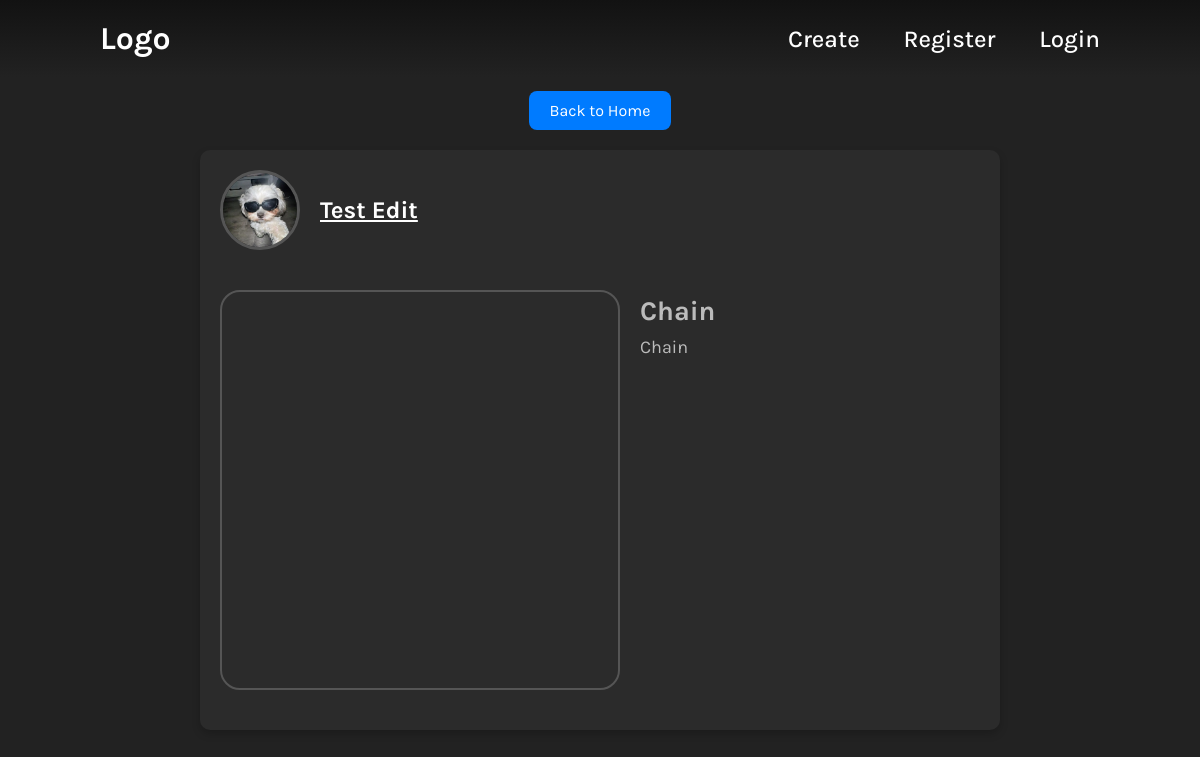
/post/1, run on the app's committed database.
### tables this page shows
CREATE TABLE "users" (
	"id"	INTEGER UNIQUE,
	"username"	TEXT NOT NULL UNIQUE,
	"email"	TEXT NOT NULL UNIQUE,
	"password"	TEXT NOT NULL,
	"image_file"	TEXT DEFAULT 'default_icon.png',
	PRIMARY KEY("id" AUTOINCREMENT)
);

CREATE TABLE "posts" (
	"id"	INTEGER,
	"title"	TEXT NOT NULL,
	"description"	TEXT NOT NULL,
	"particle_data"	TEXT NOT NULL,
	"user_id"	INTEGER NOT NULL,
	PRIMARY KEY("id" AUTOINCREMENT),
	FOREIGN KEY("user_id") REFERENCES "users"("id")
);

### main.py (the view)
@app.route("/post/<int:post_id>")
def view_post(post_id):
    conn = get_db_connection()
    try:
        query = '''
            SELECT
                posts.id,
                posts.title,
                posts.description,
                posts.particle_data,
                users.username,
                users.image_file as user_image,
                users.id as user_id
            FROM posts
            JOIN users ON posts.user_id = users.id
            WHERE posts.id = ?
        '''
        post = conn.execute(query, (post_id,)).fetchone()
        if not post:
            print("DEBUG: No post found with id:", post_id)
            return redirect(url_for('home'))
        print("DEBUG: Post retrieved:", dict(post))
        particle_data = post['particle_data'] or '{}'
        if isinstance(particle_data, bytes):
            particle_data = particle_data.decode('utf-8')
        try:
            data = json.loads(particle_data)
            particles = data.get('particles', [])
            bonds = data.get('bonds', [])
            settings = data.get('settings', {})
        except Exception as e:
            print("DEBUG: Error parsing particle_data:", e)
            particles, bonds, settings = [], [], {}
        return render_template('view_post.html',
                               post=dict(post),
                               particles=particles,
                               bonds=bonds,
                               settings=settings)
    except Exception as e:
        print("DEBUG: Error loading post:", e)
        return redirect(url_for('home'))
    finally:
        conn.close()

### main.py (called while the page is built)
def get_db_connection():
    conn = sqlite3.connect(DATABASE)
    conn.row_factory = sqlite3.Row
    return conn

### templates/view_post.html (shortened to what this page needs)
{% extends "layout.html" %}
{% block extra_head %}
<link rel="stylesheet" href="{{ url_for('static', filename='css/view_post.css') }}">
{% endblock %}
{% block content %}
<a href="{{ url_for('home') }}" class="back-button">Back to Home</a>
<div class="view-post-container">
    <div class="post-profile">
        <img src="{{ url_for('static', filename='profile_pics/' + post.user_image) }}"
             alt="{{ post.username }}"
             class="post-profile-image">
        <a href="{{ url_for('view_profile', user_id=post.user_id) }}" class="post-profile-username">
            {{ post.username }}
        </a>
    </div>
    <div class="post-content">
        <div class="simulation-container">
            <div id="particle-container"
                 data-particles='{{ particles|tojson|safe }}'
                 data-bonds='{{ bonds|tojson|safe }}'
                 data-settings='{{ settings|tojson|safe }}'
                 style="width: 380px; height: 380px;">
            </div>
        </div>
        <div class="post-description">
            <h2>{{ post.title }}</h2>
            <p>{{ post.description }}</p>
        </div>
    </div>
</div>
{% endblock %}

### static/css/layout.css (style rules this page uses)
* { font-family: "karla", sans-serif; margin: 0; padding: 0; box-sizing: border-box; }
body { min-height: 100vh; background-color: rgb(34, 34, 34); background-size: cover; background-position: center; display: flex; flex-direction: column; align-items: center; justify-content: center; }

### static/css/view_post.css (style rules this page uses)
* { font-family: "karla", sans-serif; margin: 0; padding: 0; box-sizing: border-box; }
body { min-height: 100vh; background-color: rgb(34, 34, 34); background-size: cover; background-position: center; display: flex; flex-direction: column; align-items: center; justify-content: center; color: #fff; }
.view-post-container { background-color: #2b2b2b; padding: 20px; border-radius: 10px; width: 100%; max-width: 800px; box-shadow: 0px 4px 8px rgba(0, 0, 0, 0.2); display: flex; flex-direction: column; gap: 20px; }
.post-profile { display: flex; align-items: center; margin-bottom: 20px; }
.post-profile-image { width: 80px; height: 80px; border-radius: 50%; object-fit: cover; border: 3px solid #555; margin-right: 20px; }
.post-profile-username { font-size: 24px; font-weight: bold; color: #fff; }
.simulation-container { width: 400px; height: 400px; background-color: 0x2b2b2b; border-radius: 20px; border: 2px solid #555; display: flex; align-items: center; justify-content: center; margin-bottom: 20px; }
.post-description { font-size: 18px; color: #bbb; line-height: 1.6; margin-left: 20px; }
.post-content { display: flex; align-items: flex-start; }
.back-button { display: inline-block; margin: 20px; padding: 10px 20px; background-color: #007bff; color: white; text-decoration: none; border-radius: 8px; transition: background-color 0.3s ease; }

### data on the page
users: image_file (picture), username "Test Edit"
posts: title "Chain", description "Chain"
